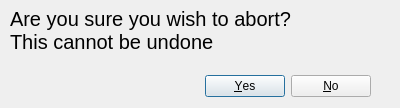
<?xml version="1.0" encoding="UTF-8"?>
<ui version="4.0">
 <class>ConfirmAbort</class>
 <widget class="QDialog" name="ConfirmAbort">
  <property name="geometry">
   <rect>
    <x>0</x>
    <y>0</y>
    <width>400</width>
    <height>108</height>
   </rect>
  </property>
  <property name="windowTitle">
   <string>Confirm Abort</string>
  </property>
  <widget class="QDialogButtonBox" name="buttonBox">
   <property name="geometry">
    <rect>
     <x>30</x>
     <y>70</y>
     <width>341</width>
     <height>32</height>
    </rect>
   </property>
   <property name="orientation">
    <enum>Qt::Horizontal</enum>
   </property>
   <property name="standardButtons">
    <set>QDialogButtonBox::No|QDialogButtonBox::Yes</set>
   </property>
  </widget>
  <widget class="QLabel" name="label">
   <property name="geometry">
    <rect>
     <x>10</x>
     <y>10</y>
     <width>331</width>
     <height>41</height>
    </rect>
   </property>
   <property name="font">
    <font>
     <pointsize>15</pointsize>
    </font>
   </property>
   <property name="text">
    <string>Are you sure you wish to abort?
This cannot be undone</string>
   </property>
  </widget>
 </widget>
 <resources/>
 <connections>
  <connection>
   <sender>buttonBox</sender>
   <signal>accepted()</signal>
   <receiver>ConfirmAbort</receiver>
   <slot>accept()</slot>
   <hints>
    <hint type="sourcelabel">
     <x>248</x>
     <y>254</y>
    </hint>
    <hint type="destinationlabel">
     <x>157</x>
     <y>274</y>
    </hint>
   </hints>
  </connection>
  <connection>
   <sender>buttonBox</sender>
   <signal>rejected()</signal>
   <receiver>ConfirmAbort</receiver>
   <slot>reject()</slot>
   <hints>
    <hint type="sourcelabel">
     <x>316</x>
     <y>260</y>
    </hint>
    <hint type="destinationlabel">
     <x>286</x>
     <y>274</y>
    </hint>
   </hints>
  </connection>
 </connections>
</ui>
